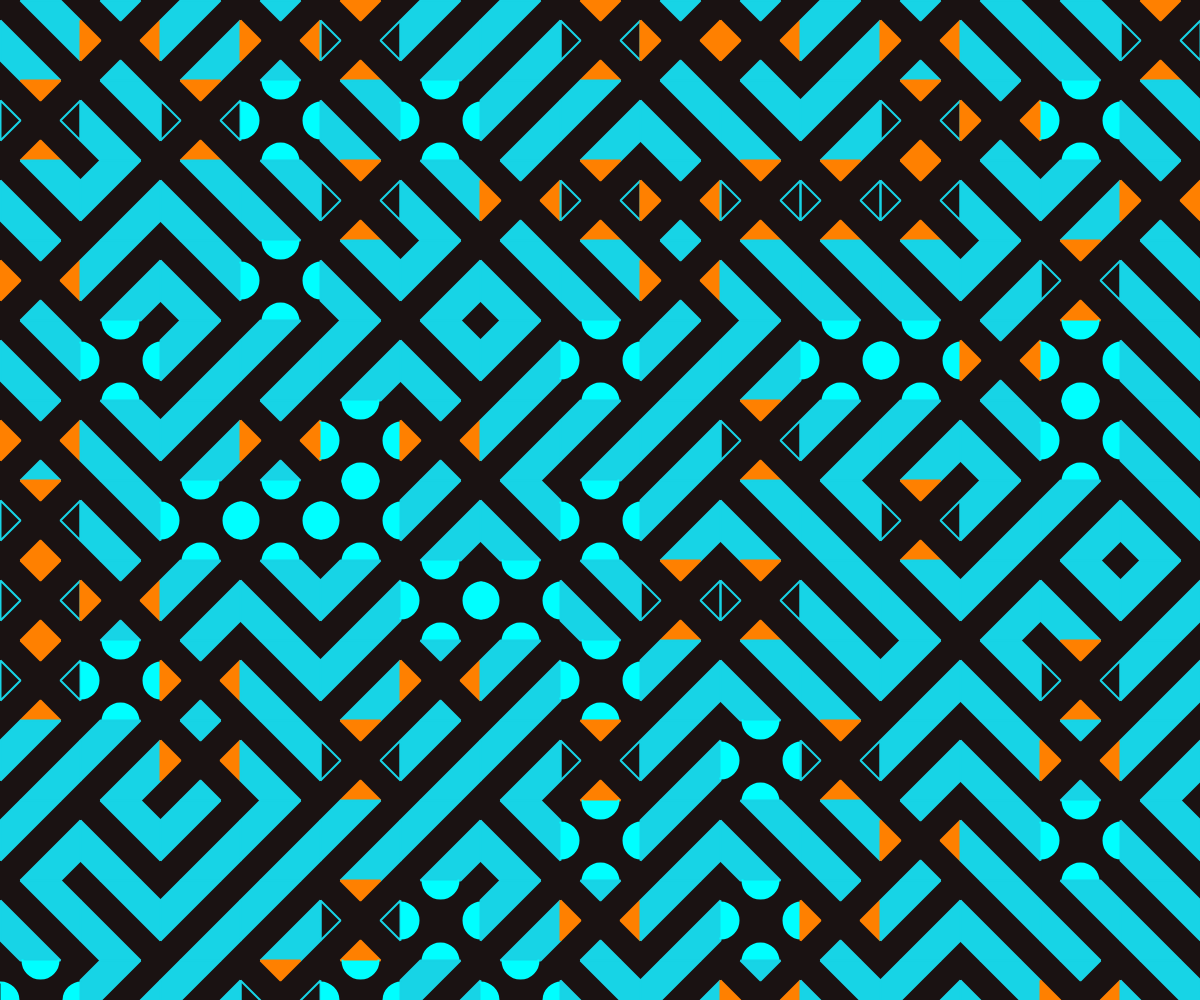
Frame 1 (no input)
Frame 60 (no input): identical to frame 1, image omitted
Frame 120 (the mouse pressed at the canvas centre since frame 60): identical to frame 1, image omitted

The p5.js sketch that drew this single still picture (run headless with seeded random() and noise() and a simulated clock; from frame 60 on, the mouse is pressed at the canvas centre):

// p5.js sketch
// ── sketch.js
// Declare variables
let info;
let grid;
let gridCols = 15;

// List of patterns, bias
let choices = [
  [pattern1, 1],
  [pattern2, 1],
  [pattern3, 1],
  [pattern4, 2],
  [pattern5, 2],
];

function setup() {
  noCursor();
  // Set color mode to hsb
  colorMode(HSB);
  // Create a canvas that covers the whole viewport
  createCanvas(windowWidth, windowHeight);
  // Define grid cell size
  grid = width / gridCols;

  // Draw background
  background(5, 30, 10);
  // Draw grid
  drawRandomGrid();
}

// On window resize, update canvas size
function windowResized() {
  clear();
  resizeCanvas(windowWidth, windowHeight);
  setup();
}

// Main render loop
function draw() {
  keyboardController();
}

// Main controls
function keyboardController() {
  // Up arrow increases columns, zooms out
  if (keyIsDown(UP_ARROW) && gridCols > 1) {
    gridCols--;
    grid = width / gridCols;
    clear();
    setup();
  }

  // Down arrow decreases columns, zooms in
  if (keyIsDown(DOWN_ARROW) && gridCols < 40) {
    gridCols++;
    grid = width / gridCols;
    clear();
    setup();
  }

  // Left/Right arrow to create new image
  if (keyIsDown(LEFT_ARROW) || keyIsDown(RIGHT_ARROW)) {
    clear();
    setup();
  }
}

// Draw grid
function drawRandomGrid() {
  // Brush settings
  noFill();
  strokeWeight(grid / 10);
  strokeCap(PROJECT);
  strokeJoin(BEVEL);
  stroke(100);

  // Draw randomized grid
  strokeWeight(2); //grid / 15);
  stroke(190, 90, 40);
  for (let x = 0; x < width; x += grid) {
    for (let y = 0; y < height; y += grid) {
      push();
      translate(x + 0.5, y + 0.5);
      drawRandomPattern();
      pop();
    }
  }
}

// Choose and draw random pattern
function drawRandomPattern() {
  // raffle -> [item]
  let raffle = [];
  for (let i = 0; i < choices.length; i++) {
    // item -> [pattern, #]
    let item = choices[i];
    let numberOfEntries = item[1];

    for (j = 0; j < numberOfEntries; j++) {
      raffle.push(item[0]);
    }
  }

  let chosenPattern = random(raffle);

  chosenPattern();
}

// Patterns
function pattern1() {
  let w = grid / 2 - 4;
  let h = grid / 2 - 4;

  noStroke();
  stroke(180, 100, 100);
  fill(185, 90, 90);
  fill(180, 100, 100);
  arc(0, grid / 2, w, h, PI * 1.5, HALF_PI);
  arc(grid + 1, grid / 2, w, h, HALF_PI, PI * 1.5);
  arc(grid / 2, 0, w, h, TWO_PI, PI);
  arc(grid / 2, grid + 1, w, h, PI, TWO_PI);
}

function pattern2() {
  stroke(30, 100, 100);
  fill(30, 100, 100);
  triangle(grid / 4, grid, grid * 0.75, grid, grid / 2, grid * 0.75);
  triangle(grid / 4, 0, grid * 0.75, 0, grid / 2, grid / 4);
  stroke(185, 90, 90);
  fill(185, 90, 90);
  noFill();
  triangle(0, grid / 4, grid / 4, grid / 2, 0, grid * 0.75);
  triangle(grid, grid / 4, grid, grid * 0.75, grid * 0.75, grid / 2);
}

function pattern3() {
  stroke(30, 100, 100);
  fill(30, 100, 100);
  triangle(0, grid / 4, grid / 4, grid / 2, 0, grid * 0.75);
  triangle(grid, grid / 4, grid, grid * 0.75, grid * 0.75, grid / 2);
  stroke(185, 90, 90);
  fill(185, 90, 90);
  triangle(grid / 4, grid, grid * 0.75, grid, grid / 2, grid * 0.75);
  triangle(grid / 4, 0, grid * 0.75, 0, grid / 2, grid / 4);
}

function pattern4() {
  stroke(185, 90, 90);
  fill(185, 90, 90);
  quad(0, grid / 4, 0, grid * 0.75, grid * 0.75, 0, grid / 4, 0);
  quad(grid / 4, grid, grid * 0.75, grid, grid, grid * 0.75, grid, grid / 4);
}

function pattern5() {
  stroke(185, 90, 90);
  fill(185, 90, 90);
  quad(0, grid / 4, grid * 0.75, grid, grid / 4, grid, 0, grid * 0.75);
  quad(grid / 4, 0, grid * 0.75, 0, grid, grid / 4, grid, grid * 0.75);
}

// ── style.css
html,
body {
  background-color: rgb(0, 0, 0);
  margin: 0;
  padding: 0;
}

canvas {
  display: block;
}
